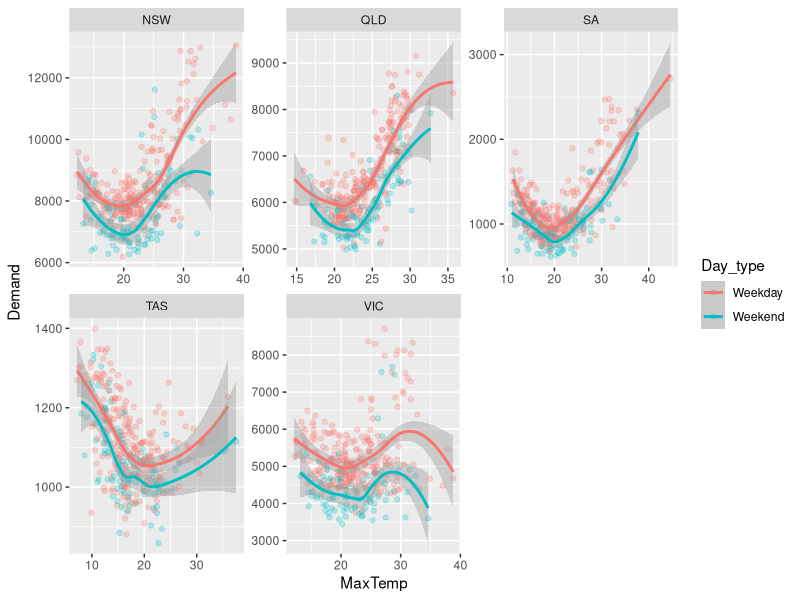

R code for this plot:
## ---- chunk 1
#| echo: false
#| eval: true
#| message: false
#| warning: false
#| 
library(tidyverse)
library(here)

# You many need to change your working directory 
energy = read_csv("../data/energydata.csv")
weather = read_csv("../data/weather.csv")

energy_weather = full_join(energy, weather, by = c("Date", "State"))

energy_weather |> 
  mutate(
    Day_type = if_else(Day %in% c("Sat", "Sun"),
                       "Weekend", "Weekday")
  ) |>
  ggplot(aes(x = MaxTemp, y = Demand, group = Day_type, col = Day_type)) +
  geom_point(alpha = 0.25) + 
  geom_smooth() +
  facet_wrap(vars(State), scales = "free")
## Note this is not a polished plot!!!
